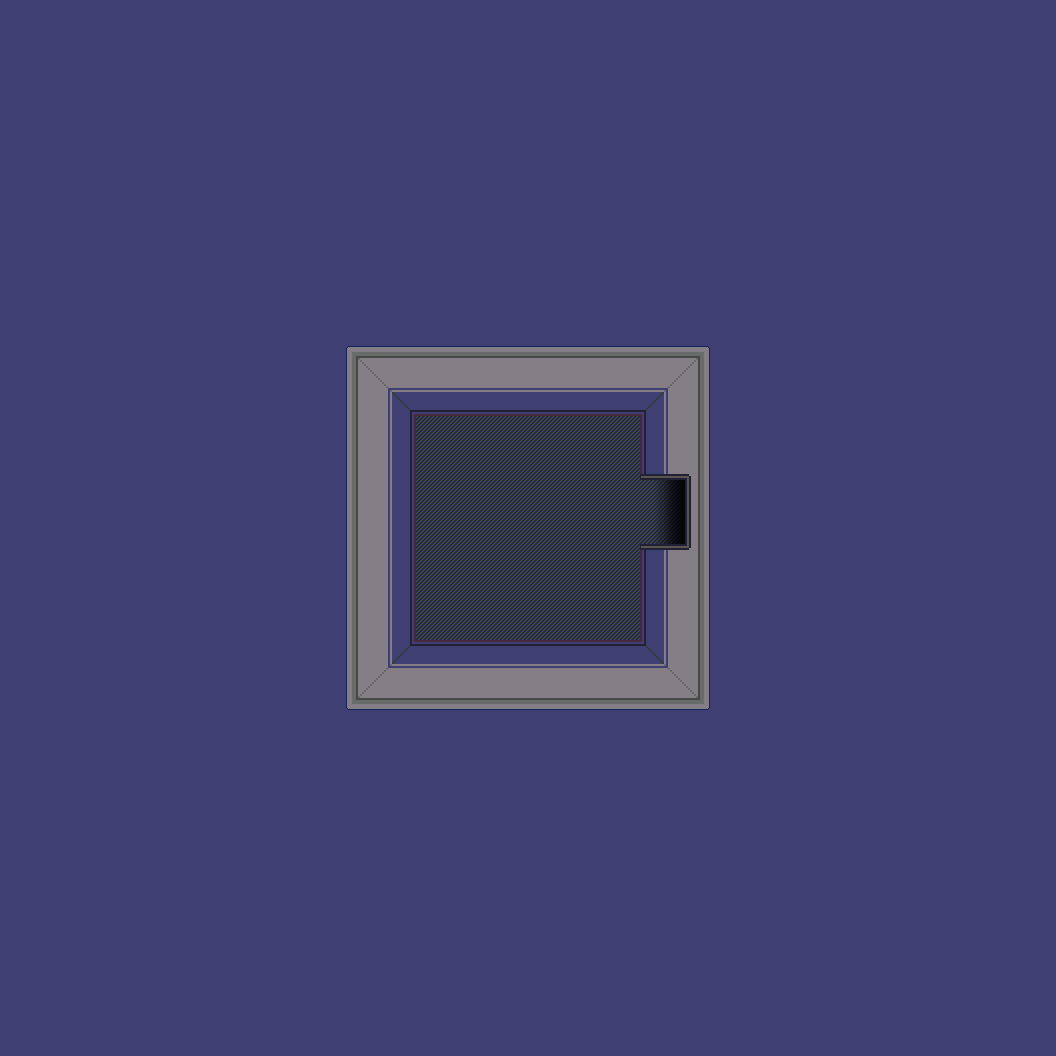

Below is a game level as drawn by its tile map, then a one-line description and the .tmx that defines it (tile-layer data replaced by summaries):
An orthogonal 33x33 tile map with 32x32 px tiles, 5 tile layers (Background, Ground, Shadow, Walls, ...), 1 hidden layer not drawn, 4 tilesets.

<map version="1.4" tiledversion="1.4.2" orientation="orthogonal" renderorder="right-down" width="33" height="33" tilewidth="32" tileheight="32" infinite="0" nextlayerid="14" nextobjectid="1">
 <tileset firstgid="1" source="../../tilesets/Gather Games 0.x.tsx" />
 <tileset firstgid="929" source="../../tilesets/Gather University 0.x.tsx" />
 <tileset firstgid="1393" source="../../tilesets/Gather Conference 0.x.tsx" />
 <tileset firstgid="2417" source="Chalk.tsx" />
 <layer id="12" name="Background" width="33" height="33">
  <data>[1089 cells, 1089 non-empty, 1 distinct tile ids]</data>
 </layer>
 <layer id="9" name="Ground" width="33" height="33">
  <data>[1089 cells, 121 non-empty, 1 distinct tile ids]</data>
 </layer>
 <layer id="13" name="Chalk" width="33" height="33" visible="0">
  <data>[1089 cells, 4 non-empty, 4 distinct tile ids]</data>
 </layer>
 <layer id="10" name="Shadow" width="33" height="33">
  <data>[1089 cells, 6 non-empty, 2 distinct tile ids]</data>
 </layer>
 <layer id="8" name="Walls" width="33" height="33">
  <data>[1089 cells, 120 non-empty, 21 distinct tile ids]</data>
 </layer>
 <layer id="11" name="L1" width="33" height="33">
  <data>[1089 cells, 0 non-empty, 0 distinct tile ids]</data>
 </layer>
</map>
